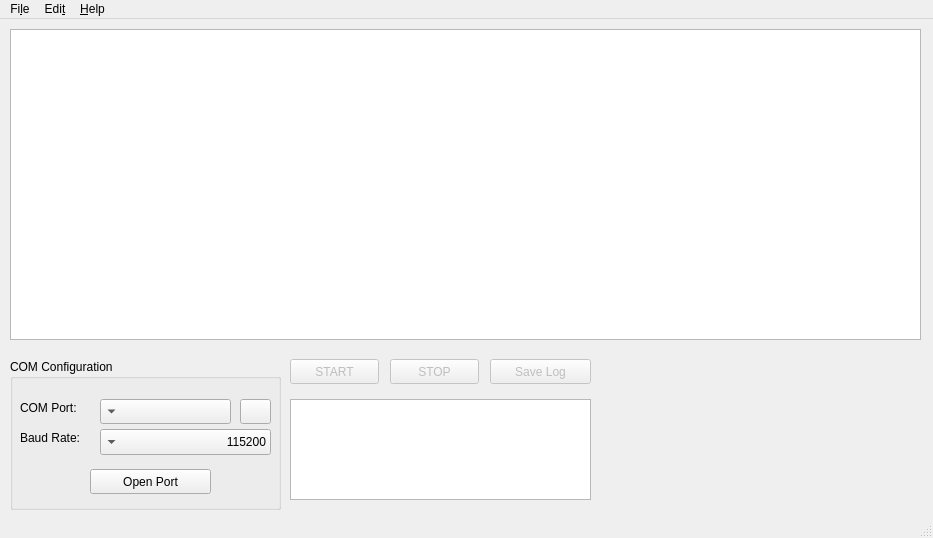
<?xml version="1.0" encoding="UTF-8"?>
<ui version="4.0">
 <class>MainWindow</class>
 <widget class="QMainWindow" name="MainWindow">
  <property name="geometry">
   <rect>
    <x>0</x>
    <y>0</y>
    <width>933</width>
    <height>538</height>
   </rect>
  </property>
  <property name="font">
   <font>
    <family>Ubuntu</family>
    <pointsize>9</pointsize>
    <weight>50</weight>
    <italic>false</italic>
    <bold>false</bold>
   </font>
  </property>
  <property name="windowTitle">
   <string>Open Potentiost Software</string>
  </property>
  <property name="styleSheet">
   <string notr="true">font: 9pt &quot;Ubuntu&quot;;</string>
  </property>
  <property name="documentMode">
   <bool>true</bool>
  </property>
  <property name="tabShape">
   <enum>QTabWidget::Rounded</enum>
  </property>
  <property name="dockNestingEnabled">
   <bool>false</bool>
  </property>
  <widget class="QWidget" name="centralwidget">
   <widget class="MplWidget" name="plotWidget">
    <property name="geometry">
     <rect>
      <x>10</x>
      <y>10</y>
      <width>911</width>
      <height>311</height>
     </rect>
    </property>
   </widget>
   <widget class="QPushButton" name="pushButton_Start">
    <property name="enabled">
     <bool>false</bool>
    </property>
    <property name="geometry">
     <rect>
      <x>290</x>
      <y>340</y>
      <width>89</width>
      <height>25</height>
     </rect>
    </property>
    <property name="text">
     <string>START</string>
    </property>
   </widget>
   <widget class="QPushButton" name="pushButton_Stop">
    <property name="enabled">
     <bool>false</bool>
    </property>
    <property name="geometry">
     <rect>
      <x>390</x>
      <y>340</y>
      <width>89</width>
      <height>25</height>
     </rect>
    </property>
    <property name="text">
     <string>STOP</string>
    </property>
   </widget>
   <widget class="QPlainTextEdit" name="plainTextData">
    <property name="geometry">
     <rect>
      <x>290</x>
      <y>380</y>
      <width>301</width>
      <height>101</height>
     </rect>
    </property>
    <property name="readOnly">
     <bool>true</bool>
    </property>
    <property name="textInteractionFlags">
     <set>Qt::TextSelectableByKeyboard|Qt::TextSelectableByMouse</set>
    </property>
   </widget>
   <widget class="QPushButton" name="pushButton_SaveLog">
    <property name="enabled">
     <bool>false</bool>
    </property>
    <property name="geometry">
     <rect>
      <x>490</x>
      <y>340</y>
      <width>101</width>
      <height>25</height>
     </rect>
    </property>
    <property name="text">
     <string>Save Log</string>
    </property>
   </widget>
   <widget class="QGroupBox" name="groupBox">
    <property name="geometry">
     <rect>
      <x>10</x>
      <y>340</y>
      <width>271</width>
      <height>151</height>
     </rect>
    </property>
    <property name="title">
     <string>COM Configuration</string>
    </property>
    <property name="flat">
     <bool>false</bool>
    </property>
    <property name="checkable">
     <bool>false</bool>
    </property>
    <widget class="QLabel" name="label">
     <property name="geometry">
      <rect>
       <x>10</x>
       <y>40</y>
       <width>81</width>
       <height>17</height>
      </rect>
     </property>
     <property name="text">
      <string>COM Port:</string>
     </property>
    </widget>
    <widget class="QLabel" name="label_2">
     <property name="geometry">
      <rect>
       <x>10</x>
       <y>70</y>
       <width>81</width>
       <height>17</height>
      </rect>
     </property>
     <property name="text">
      <string>Baud Rate:</string>
     </property>
    </widget>
    <widget class="QPushButton" name="pushButton_OpenClosePort">
     <property name="geometry">
      <rect>
       <x>80</x>
       <y>110</y>
       <width>121</width>
       <height>25</height>
      </rect>
     </property>
     <property name="text">
      <string>Open Port</string>
     </property>
    </widget>
    <widget class="QComboBox" name="comboBox_ComPort">
     <property name="geometry">
      <rect>
       <x>90</x>
       <y>40</y>
       <width>131</width>
       <height>25</height>
      </rect>
     </property>
     <property name="layoutDirection">
      <enum>Qt::RightToLeft</enum>
     </property>
    </widget>
    <widget class="QComboBox" name="comboBox_BaudRate">
     <property name="geometry">
      <rect>
       <x>90</x>
       <y>70</y>
       <width>171</width>
       <height>26</height>
      </rect>
     </property>
     <property name="layoutDirection">
      <enum>Qt::RightToLeft</enum>
     </property>
     <property name="autoFillBackground">
      <bool>false</bool>
     </property>
     <property name="currentIndex">
      <number>3</number>
     </property>
     <property name="insertPolicy">
      <enum>QComboBox::NoInsert</enum>
     </property>
     <property name="sizeAdjustPolicy">
      <enum>QComboBox::AdjustToContentsOnFirstShow</enum>
     </property>
     <item>
      <property name="text">
       <string>9600</string>
      </property>
     </item>
     <item>
      <property name="text">
       <string>19200</string>
      </property>
     </item>
     <item>
      <property name="text">
       <string>38400</string>
      </property>
     </item>
     <item>
      <property name="text">
       <string>115200</string>
      </property>
     </item>
    </widget>
    <widget class="QPushButton" name="pushButton_UpdatePorts">
     <property name="geometry">
      <rect>
       <x>230</x>
       <y>40</y>
       <width>31</width>
       <height>25</height>
      </rect>
     </property>
     <property name="text">
      <string/>
     </property>
     <property name="icon">
      <iconset>
       <normaloff>Images/update.png</normaloff>Images/update.png</iconset>
     </property>
    </widget>
   </widget>
  </widget>
  <widget class="QMenuBar" name="menubar">
   <property name="geometry">
    <rect>
     <x>0</x>
     <y>0</y>
     <width>933</width>
     <height>20</height>
    </rect>
   </property>
   <widget class="QMenu" name="menuFile">
    <property name="title">
     <string>Fi&amp;le</string>
    </property>
    <addaction name="actionLoad_Configuration"/>
    <addaction name="actionSave_Configuration"/>
    <addaction name="separator"/>
    <addaction name="actionSave_Picture"/>
    <addaction name="actionPrint"/>
    <addaction name="separator"/>
    <addaction name="actionQuit"/>
   </widget>
   <widget class="QMenu" name="menuHelp">
    <property name="title">
     <string>&amp;Help</string>
    </property>
    <addaction name="actionAbout"/>
   </widget>
   <widget class="QMenu" name="menuEdit">
    <property name="font">
     <font>
      <family>Ubuntu</family>
      <pointsize>9</pointsize>
      <weight>50</weight>
      <italic>false</italic>
      <bold>false</bold>
     </font>
    </property>
    <property name="title">
     <string>Edi&amp;t</string>
    </property>
   </widget>
   <addaction name="menuFile"/>
   <addaction name="menuEdit"/>
   <addaction name="menuHelp"/>
  </widget>
  <widget class="QStatusBar" name="statusbar"/>
  <action name="actionAbout">
   <property name="text">
    <string>&amp;About</string>
   </property>
   <property name="font">
    <font>
     <family>Ubuntu</family>
    </font>
   </property>
  </action>
  <action name="actionLoad_Configuration">
   <property name="text">
    <string>&amp;Load Configuration...</string>
   </property>
   <property name="font">
    <font>
     <family>Ubuntu</family>
    </font>
   </property>
  </action>
  <action name="actionSave_Configuration">
   <property name="text">
    <string>&amp;Save Configuration...</string>
   </property>
   <property name="font">
    <font>
     <family>Ubuntu</family>
    </font>
   </property>
  </action>
  <action name="actionQuit">
   <property name="text">
    <string>&amp;Quit</string>
   </property>
   <property name="font">
    <font>
     <family>Ubuntu</family>
    </font>
   </property>
   <property name="shortcut">
    <string>Ctrl+Q</string>
   </property>
   <property name="shortcutContext">
    <enum>Qt::ApplicationShortcut</enum>
   </property>
  </action>
  <action name="actionPrint">
   <property name="text">
    <string>&amp;Print...</string>
   </property>
   <property name="font">
    <font>
     <family>Ubuntu</family>
    </font>
   </property>
  </action>
  <action name="actionSave_Picture">
   <property name="text">
    <string>Sa&amp;ve Picture...</string>
   </property>
   <property name="font">
    <font>
     <family>Ubuntu</family>
    </font>
   </property>
  </action>
 </widget>
 <customwidgets>
  <customwidget>
   <class>MplWidget</class>
   <extends>QGraphicsView</extends>
   <header>mplwidget</header>
  </customwidget>
 </customwidgets>
 <resources/>
 <connections>
  <connection>
   <sender>actionQuit</sender>
   <signal>triggered()</signal>
   <receiver>MainWindow</receiver>
   <slot>close()</slot>
   <hints>
    <hint type="sourcelabel">
     <x>-1</x>
     <y>-1</y>
    </hint>
    <hint type="destinationlabel">
     <x>555</x>
     <y>331</y>
    </hint>
   </hints>
  </connection>
 </connections>
</ui>
